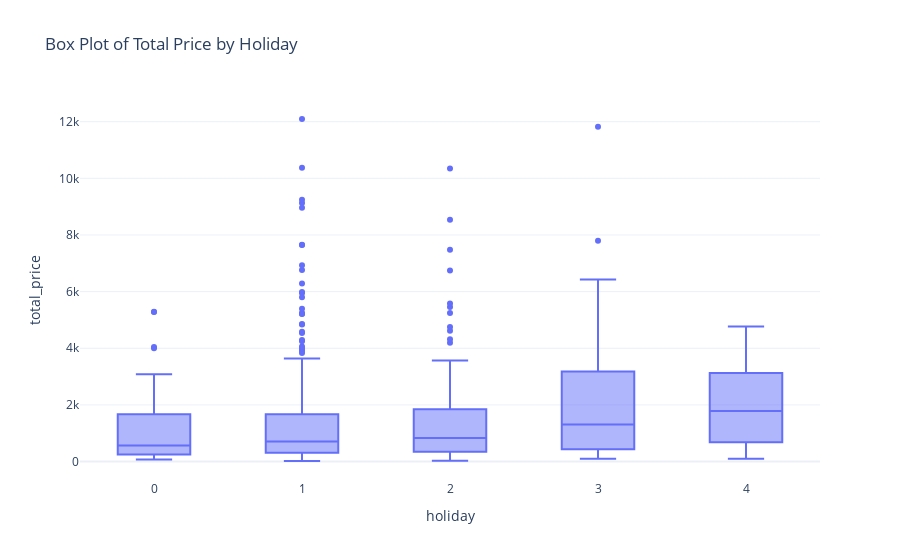

Notebook source saved alongside this figure:
### Code cell
# Now let’s have a look at the distribution of total prices by holiday using a box plot
fig = px.box(data, x = 'holiday', y = 'total_price', title = 'Box Plot of Total Price by Holiday')

fig.show()

### Figure 1 — Plotly figure (JSON) as saved in the notebook; plotly's stock layout.template omitted (floating-point values rounded to 4 significant figures; data arrays with more than 128 entries replaced by an {"elided": "..."} marker saying what was removed)
{"data": [{"alignmentgroup": "True", "hovertemplate": "holiday=%{x}<br>total_price=%{y}<extra></extra>", "legendgroup": "", "marker": {"color": "#636efa"}, "name": "", "notched": false, "offsetgroup": "", "orientation": "v", "showlegend": false, "type": "box", "x": {"elided": "676 int values"}, "x0": " ", "xaxis": "x", "y": {"elided": "676 float values"}, "y0": " ", "yaxis": "y"}], "layout": {"autosize": true, "boxmode": "group", "legend": {"tracegroupgap": 0}, "title": {"text": "Box Plot of Total Price by Holiday"}, "xaxis": {"anchor": "y", "autorange": true, "domain": [0, 1], "range": [-0.5, 4.5], "title": {"text": "holiday"}, "type": "linear"}, "yaxis": {"anchor": "x", "autorange": true, "domain": [0, 1], "range": [-650.9, 12770.0], "title": {"text": "total_price"}, "type": "linear"}}}
